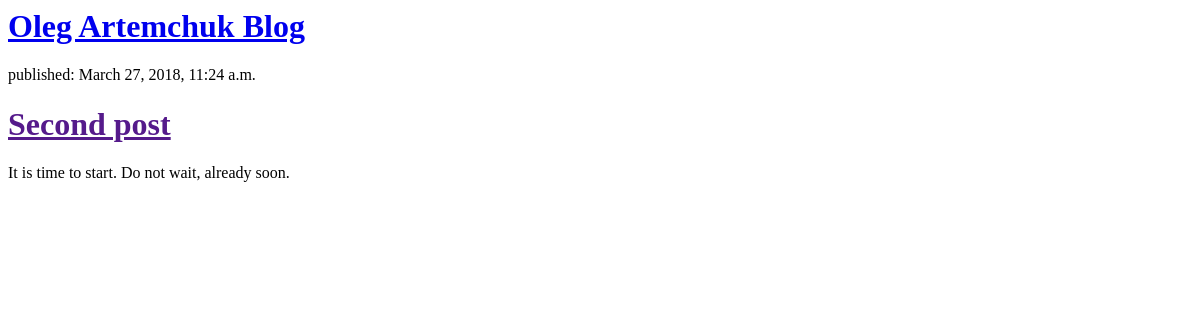
/, run on an earlier commit of the app's database.
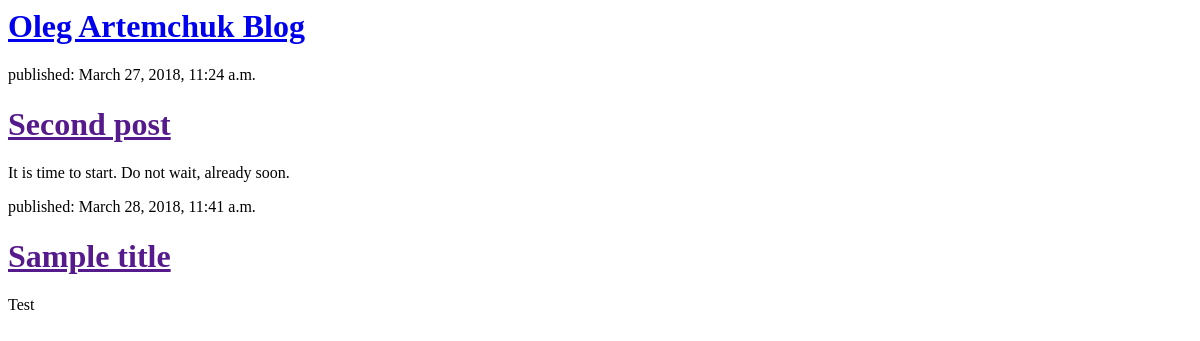
And on a later commit of the database.
### blog/models.py (models this page shows, shortened)
class Post(models.Model):
    author = models.ForeignKey('auth.User', on_delete=models.CASCADE)
    title = models.CharField(max_length=200)
    text = models.TextField()
    created_date = models.DateTimeField(
            default=timezone.now)
    published_date = models.DateTimeField(
            blank=True, null=True)

### blog/views.py (the view)
# urls.py: url(r'^$', views.post_list, name='post_list'),
def post_list(request):
    posts = Post.objects.filter(published_date__lte=timezone.now()).order_by('published_date')
    return render(request, 'blog/post_list.html', {'posts': posts})

### blog/templates/blog/post_list.html (shortened to what this page needs)
<html>
    <head>
    </head>
    <body>
		<div>
			<h1><a href="/">Oleg Artemchuk  Blog</a></h1>
		</div>
		{% for post in posts %}
			<div>
				<p>published: {{ post.published_date }}</p>
				<h1><a href="">{{ post.title }}</a></h1>
				<p>{{ post.text|linebreaksbr }}</p>
			</div>
		{% endfor %}
	</body>
</html>

What changed in the data, as far as the page shows it:
added Post: published_date "March 28, 2018, 11:41 a.m.", title "Sample title", text "Test"
